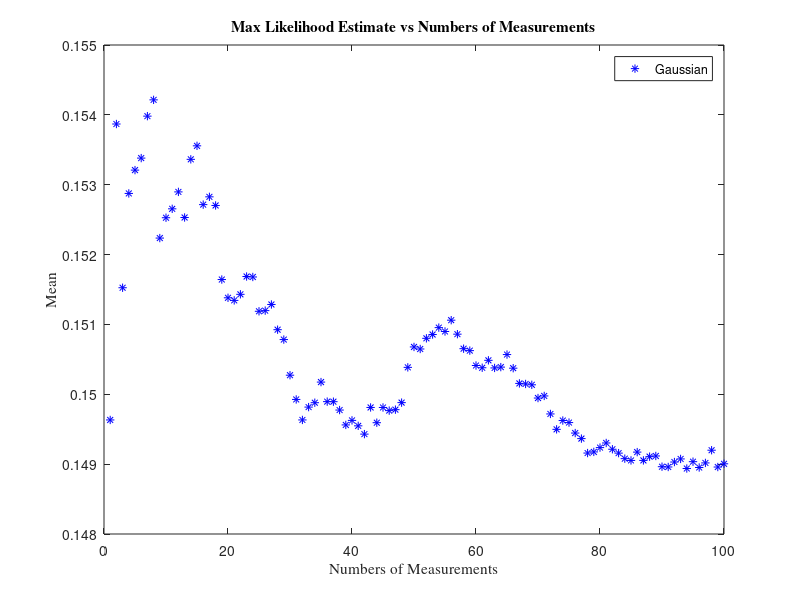
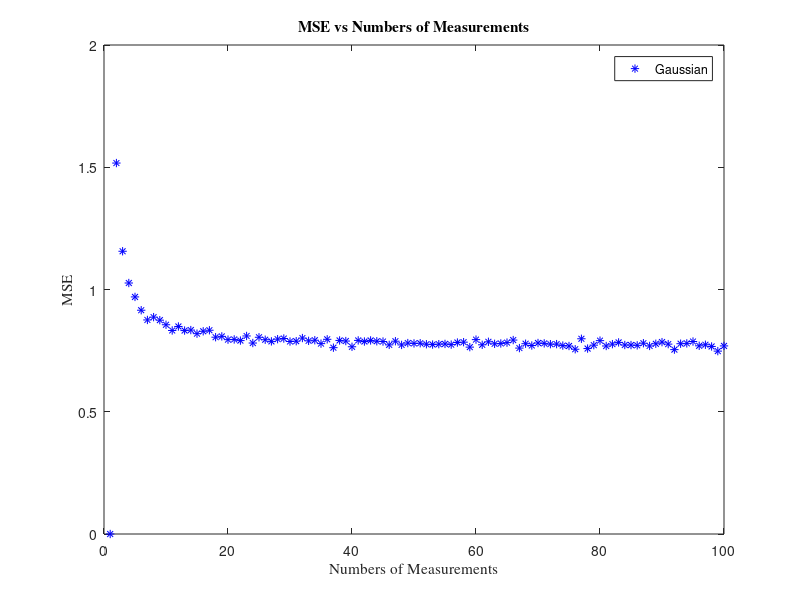
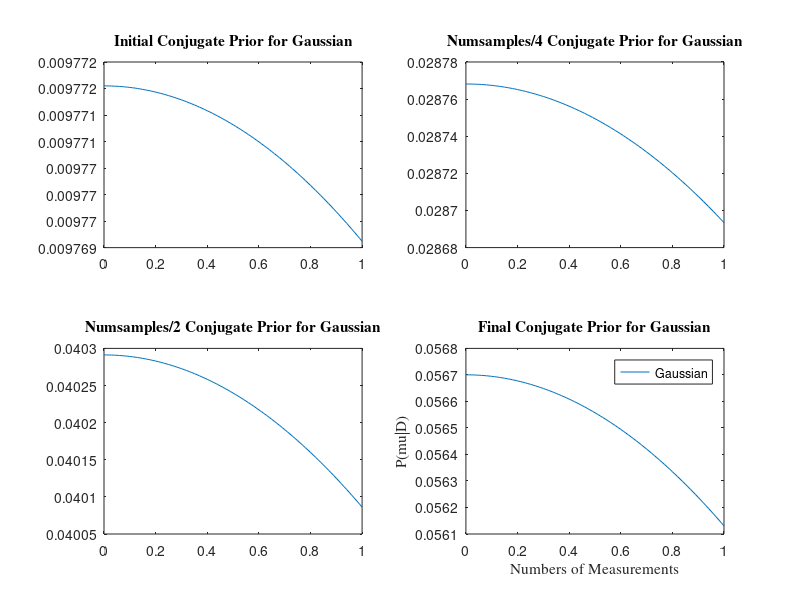
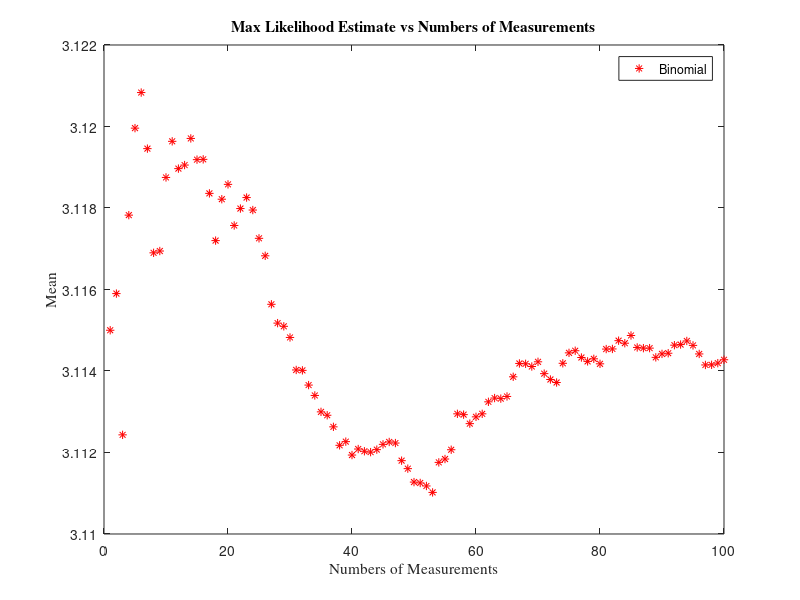

The MATLAB script that drew these images, in order:
%%% ECE 414 Project 1
%%% Eugene Sokolov, Sheryan Resutov, Harrison Zhao

clear all
close all 
clc

%%% For Gaussian RV with unknown mean and variance
mu = rand(1)
var = rand(1)
iterations = 10000;
numsamp = 100;
gmuN = zeros(numsamp,1);
gmse = zeros(numsamp,1);

hyp = zeros(numsamp, 2); % mu, tau
mu0 = 0.5;
var0 = 0.5;
arbvar = 0.5;
hyp(1,:) = [mu0, var0];
for ii = 1:iterations
    gaus = normrnd(mu,sqrt(var),numsamp,1);
    mse = zeros(numsamp,1);
    muN = zeros(numsamp,1);
    muN(1) = gaus(1);
    localhyp = zeros(numsamp, 2);
    for N = 2:numsamp       
        err = gaus(N) - muN(N-1);
        muN(N) = muN(N-1) + err/N;
        mse(N) = err^2;
        
        hyp(N, 1) = arbvar/(N*var0 + arbvar)*mu0 + (N*var0)/(N*var0+arbvar)*muN(N);
        hyp(N, 2) = 1/var0 + N/arbvar;
    end
    gmuN = gmuN + muN;
    gmse = gmse + mse;
    hyp = hyp + localhyp;
end
gmuN = gmuN/iterations;
gmse = gmse/iterations;
hyp(2:end) = hyp(2:end)/iterations;
hyp(:,2) = sqrt(1./hyp(:,2));

%Plot sequential MLE, conjugate prior estimate
figure 
plot(gmuN,'b*')
title('Max Likelihood Estimate vs Numbers of Measurements','FontName','Times')
xlabel('Numbers of Measurements','FontName','Times')
ylabel('Mean','FontName','Times')
hleg = legend('Gaussian'); 

%Plot MSE
figure 
plot(gmse,'b*')
title('MSE vs Numbers of Measurements','FontName','Times')
xlabel('Numbers of Measurements','FontName','Times')
ylabel('MSE','FontName','Times')
hleg = legend('Gaussian');

support = 0:0.01:1;
%Plot conjugate prior
figure
subplot(2, 2, 1);
plot(support, pdf('Normal', support, hyp(2, 1), hyp(2, 2)));
title('Initial Conjugate Prior for Gaussian','FontName','Times')
subplot(2, 2, 2);
plot(support, pdf('Normal', support, hyp(numsamp/4, 1), hyp(numsamp/4, 2)));
title('Numsamples/4 Conjugate Prior for Gaussian','FontName','Times')
subplot(2, 2, 3);
plot(support, pdf('Normal', support, hyp(numsamp/2, 1), hyp(numsamp/2, 2)));
title('Numsamples/2 Conjugate Prior for Gaussian','FontName','Times')
subplot(2, 2, 4);
plot(support, pdf('Normal', support, hyp(numsamp, 1), hyp(numsamp, 2)));
title('Final Conjugate Prior for Gaussian','FontName','Times')
xlabel('Numbers of Measurements','FontName','Times')
ylabel('P(mu|D)','FontName','Times')
hleg = legend('Gaussian');

%% For Binomial RV with unknown mean and variance
n = randi(10)
p = rand(1)
iterations = 10000;
numsamp = 100;
gmuN2 = zeros(numsamp,1);
gmse2 = zeros(numsamp,1);

mubin = n*p
varbin = n*p*(1-p)
hyp = zeros(numsamp, 2); %alpha, beta
% hyper parameters
alpha = 1;
beta = 1;

for ii = 1:iterations
    bino = binornd(n,p,numsamp,1);
    mse2 = zeros(numsamp,1);
    muN2 = zeros(numsamp,1);
    muN2(1) = bino(1);
    c = bino(1);
    localhyp = zeros(numsamp, 2);
 
    for N = 2:numsamp
        err2 = (bino(N) - c/(N-1));
        c=c+bino(N);
        muN2(N) = c/N;
        mse2(N) = err2^2;
        localhyp(N, 1) = alpha + c;
        localhyp(N, 2) = beta + N*n-c;
    end 
    gmuN2 = gmuN2 + muN2;
    gmse2 = gmse2 + mse2;
    hyp = hyp + localhyp;
end
gmuN2 = gmuN2/iterations;
gmse2 = gmse2/iterations;
hyp = hyp/iterations;

%Plot sequential MLE
figure 
plot(gmuN2,'r*')
title('Max Likelihood Estimate vs Numbers of Measurements','FontName','Times')
xlabel('Numbers of Measurements','FontName','Times')
ylabel('Mean','FontName','Times')
hleg = legend('Binomial'); 

%Plot MSE
figure 
plot(gmse2,'r*')
title('MSE vs Numbers of Measurements','FontName','Times')
xlabel('Numbers of Measurements','FontName','Times')
ylabel('MSE','FontName','Times')
hleg = legend('Binomial');

%Plot conjugate prior
figure
subplot(2, 2, 1);
plot(0:0.01:1, pdf('beta', 0:0.01:1, hyp(2, 1), hyp(2, 2)));
title('Initial Conjugate Prior for Binomial','FontName','Times')
subplot(2, 2, 2);
plot(0:0.01:1, pdf('beta', 0:0.01:1, hyp(numsamp/4, 1), hyp(numsamp/4, 2)));
title('Numsamples/4 Conjugate Prior for Binomial','FontName','Times')
subplot(2, 2, 3);
plot(0:0.01:1, pdf('beta', 0:0.01:1, hyp(numsamp/2, 1), hyp(numsamp/2, 2)));
title('Numsamples/2 Conjugate Prior for Binomial','FontName','Times')
subplot(2, 2, 4);
plot(0:0.01:1, pdf('beta', 0:0.01:1, hyp(numsamp, 1), hyp(numsamp, 2)));
title('Final Conjugate Prior for Binomial','FontName','Times')
hleg = legend('Binomial');
